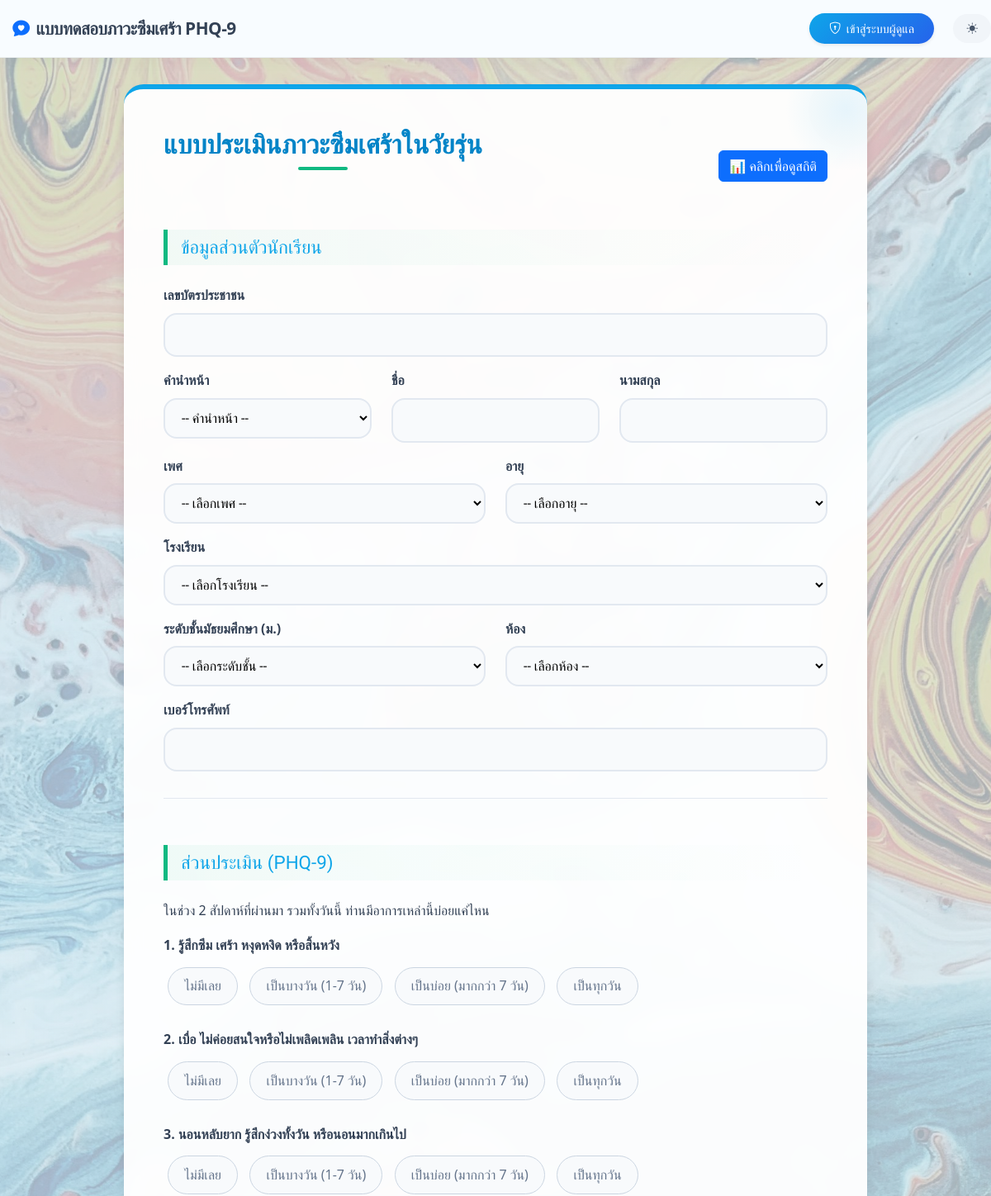
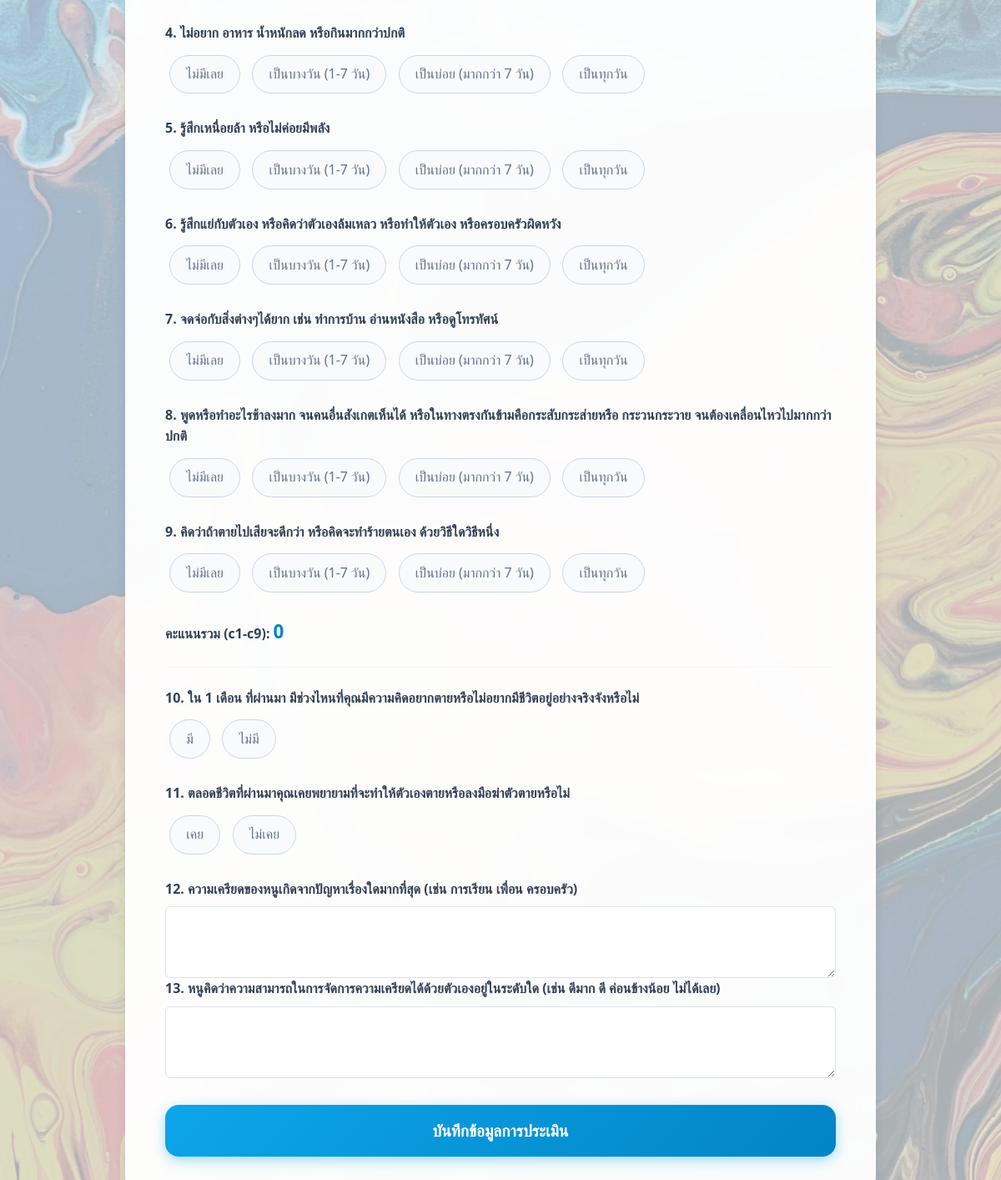
The page / on the database its author committed (2 pictures, top to bottom).
### tables this page shows
CREATE TABLE `phq_question` (
  `id` int(11) NOT NULL,
  `question` text NOT NULL
);

### public/index.php (the view, shortened to what this page needs)
<?php
try {
    $db = Database::connect();
    $db->exec("SET NAMES utf8mb4");
    $sql_phq = "SELECT id, question FROM phq_question WHERE id BETWEEN 1 AND 9 ORDER BY id";
    $stmt_phq = $db->query($sql_phq);
    $phq_questions = $stmt_phq->fetchAll();
} catch (PDOException $e) {
    $message = '<p class="message error">การเชื่อมต่อฐานข้อมูลล้มเหลว: ' . $e->getMessage() . '</p>';
}
?>
<!DOCTYPE html>
<html lang="th">
<head>
    <link href="css/style.css" rel="stylesheet">
    <link rel="stylesheet" href="https://cdn.jsdelivr.net/npm/sweetalert2@11/dist/sweetalert2.min.css">
    <link href="https://cdn.jsdelivr.net/npm/bootstrap@5.3.3/dist/css/bootstrap.min.css" rel="stylesheet">
    <link href="css/index.css" rel="stylesheet">
</head>
<body>
    <?php include 'navbar.php'; ?>
    <div class="main-card">
        <div class="d-flex justify-content-between align-items-center mb-4">
            <h1>แบบประเมินภาวะซึมเศร้าในวัยรุ่น</h1>
            <a href="graphs/dashboard.php" class="btn btn-primary">📊 คลิกเพื่อดูสถิติ</a>
        </div>
        <form action="<?php echo htmlspecialchars($_SERVER["PHP_SELF"]); ?>" method="post">
            <section class="personal-info">
                <h2>ข้อมูลส่วนตัวนักเรียน</h2>
                <div class="form-row">
                    <div class="form-col">
                        <label for="pid">เลขบัตรประชาชน</label>
                        <input type="text" inputmode="numeric" id="pid" name="pid" maxlength="13" oninput="this.value = this.value.replace(/[^0-9]/g, '')" required />
                    </div>
                </div>
                <div class="form-row" style="margin-top: 1rem">
                    <div class="form-col">
                        <label for="prefix_id">คำนำหน้า</label>
                        <select id="prefix_id" name="prefix_id">
                            <option value="">-- คำนำหน้า --</option>
                        </select>
                    </div>
                    <div class="form-col">
                        <label for="firstname">ชื่อ</label>
                        <input type="text" id="firstname" name="firstname" required />
                    </div>
                    <div class="form-col">
                        <label for="lastname">นามสกุล</label>
                        <input type="text" id="lastname" name="lastname" required />
                    </div>
                </div>
                <div class="form-row" style="margin-top: 1rem">
                    <div class="form-col">
                        <label for="gender">เพศ</label>
                        <select id="gender" name="gender" required>
                            <option value="">-- เลือกเพศ --</option>
                        </select>
                    </div>
                    <div class="form-col">
                        <label for="age">อายุ</label>
                        <select id="age" name="age" required>
                            <option value="">-- เลือกอายุ --</option>
                        </select>
                    </div>
                </div>
                <div class="form-row" style="margin-top: 1rem;">
                    <div class="form-col">
                        <label for="school">โรงเรียน</label>
                        <select id="school" name="school" required>
                            <option value="">-- เลือกโรงเรียน --</option>
                        </select>
                    </div>
                </div>
                <div class="form-row" style="margin-top: 1rem;">
                    <div class="form-col">
                        <label for="class_level">ระดับชั้นมัธยมศึกษา (ม.)</label>
                        <select id="class_level" name="class_level" required>
                            <option value="">-- เลือกระดับชั้น --</option>
                        </select>
                    </div>
                    <div class="form-col">
                        <label for="room">ห้อง</label>
                        <select id="room" name="room" required>
                            <option value="">-- เลือกห้อง --</option>
                        </select>
                    </div>
                </div>
                <div class="form-row" style="margin-top: 1rem;">
                    <div class="form-col">
                        <label for="tel">เบอร์โทรศัพท์</label>
                        <input type="text" id="tel" name="tel" inputmode="numeric" pattern="[0-9]{10}" maxlength="10" minlength="10" oninput="this.value = this.value.replace(/[^0-9]/g, '')" title="กรุณากรอกเบอร์โทรศัพท์ 10 หลัก" required />
                    </div>
                </div>
            </section>
            <section class="assessment-section">
                <h2>ส่วนประเมิน (PHQ-9)</h2>
                <p>ในช่วง 2 สัปดาห์ที่ผ่านมา รวมทั้งวันนี้ ท่านมีอาการเหล่านี้บ่อยแค่ไหน</p>
                <?php
                $phq_options = [
                    0 => 'ไม่มีเลย',
                    1 => 'เป็นบางวัน (1-7 วัน)',
                    2 => 'เป็นบ่อย (มากกว่า 7 วัน)',
                    3 => 'เป็นทุกวัน'
                ];
                ?>
                <?php foreach ($phq_questions as $q): ?>
                    <div class="question-group">
                        <label class=""><?= $q['id'] . '. ' . htmlspecialchars($q['question']) ?></label>
                        <div class="radio-group radio-buttons">
                            <?php foreach ($phq_options as $value => $text): ?>
                                <label for="c<?= $q['id'] ?>-<?= $value ?>"><?= $text ?></label>
                            <?php endforeach; ?>
                        </div>
                    </div>
                <?php endforeach; ?>
                <div class="form-group">
                    <p><strong>คะแนนรวม (c1-c9): <span id="score-display" class="score-display">0</span></strong></p>
                </div>
                <hr style="margin: 1.5rem 0; border: 0; border-top: 1px solid #e2e8f0" />
                <div class="question-group">
                    <label>10. ใน 1 เดือน ที่ผ่านมา มีช่วงไหนที่คุณมีความคิดอยากตายหรือไม่อยากมีชีวิตอยู่อย่างจริงจังหรือไม่</label>
                    <div class="radio-group radio-buttons">
                        <input type="radio" id="c10-1" name="c10" value="1" required><label for="c10-1">มี</label>
                        <input type="radio" id="c10-0" name="c10" value="0" required><label for="c10-0">ไม่มี</label>
                    </div>
                </div>
                <div class="question-group">
                    <label>11. ตลอดชีวิตที่ผ่านมาคุณเคยพยายามที่จะทำให้ตัวเองตายหรือลงมือฆ่าตัวตายหรือไม่</label>
                    <div class="radio-group radio-buttons">
                        <input type="radio" id="c11-1" name="c11" value="1" required><label for="c11-1">เคย</label>
                        <input type="radio" id="c11-0" name="c11" value="0" required><label for="c11-0">ไม่เคย</label>
                    </div>
                </div>
                <div class="form-group">
                    <label for="stress">12. ความเครียดของหนูเกิดจากปัญหาเรื่องใดมากที่สุด (เช่น การเรียน เพื่อน ครอบครัว)</label>
                    <textarea id="stress" name="stress" rows="3" class="form-control"></textarea>
                </div>
                <div class="form-group">
                    <label for="manage_stress">13. หนูคิดว่าความสามารถในการจัดการความเครียดได้ด้วยตัวเองอยู่ในระดับใด (เช่น ดีมาก ดี ค่อนข้างน้อย ไม่ได้เลย)</label>
                    <textarea id="manage_stress" name="manage_stress" rows="3" class="form-control"></textarea>
                </div>
            </section>
            <button type="submit" class="submit-btn">บันทึกข้อมูลการประเมิน</button>
        </form>
    </div>
</body>
</html>

### public/css/style.css (style rules this page uses)
:root { --font-family-sans: 'Mitr', sans-serif; --font-family-heading: 'Mitr', sans-serif; }
body { background-color: #BBE0EF; position: relative; background-attachment: fixed; font-family: var(--font-family-sans); }
h1, h2, h3, h4, h5, h6, .h1, .h2, .h3, .h4, .h5, .h6 { font-family: var(--font-family-heading); }
body::before { content: ""; position: fixed; top: 0; left: 0; width: 100%; height: 100%; background-image: url('../image/bg_login.jpg'); background-size: cover; background-position: center; background-repeat: no-repeat; opacity: 0.30; z-index: -1; }

### public/css/index.css (style rules this page uses)
:root { --primary-color: #0ea5e9; --primary-dark: #0284c7; --secondary-color: #10b981; --accent-color: #8b5cf6; --text-color: #334155; --text-muted: #64748b; --card-bg: rgba(255, 255, 255, 0.95); --shadow-md: 0 10px 15px -3px rgba(0, 0, 0, 0.1), 0 4px 6px -2px rgba(0, 0, 0, 0.05); --radius-md: 1rem; --radius-lg: 1.5rem; }
* { box-sizing: border-box; }
body { color: var(--text-color); min-height: 100vh; margin: 0; padding-bottom: 3rem; line-height: 1.6; background: linear-gradient(120deg, #e0f2fe 0%, #f0f9ff 100%); background-attachment: fixed; }
.main-card { max-width: 900px; width: 95%; margin: 2rem auto; background-color: var(--card-bg); backdrop-filter: blur(10px); border-radius: var(--radius-lg); box-shadow: var(--shadow-md); padding: 3rem; border-top: 6px solid var(--primary-color); animation: slideUpFade 0.8s cubic-bezier(0.16, 1, 0.3, 1) forwards; position: relative; overflow: hidden; }
.main-card::before { content: ''; position: absolute; top: -50px; right: -50px; width: 150px; height: 150px; background: radial-gradient(circle, var(--primary-color) 0%, transparent 70%); opacity: 0.1; border-radius: 50%; pointer-events: none; }
h1 { text-align: center; color: var(--primary-dark); font-weight: 700; margin-bottom: 2.5rem; font-size: 2rem; position: relative; }
h1::after { content: ''; display: block; width: 60px; height: 4px; background: var(--secondary-color); margin: 0.5rem auto 0; border-radius: 2px; }
h2 { font-size: 1.4rem; color: var(--primary-color); margin-bottom: 1.5rem; border-left: 5px solid var(--secondary-color); padding-left: 1rem; margin-top: 2rem; background: linear-gradient(90deg, rgba(16, 185, 129, 0.05) 0%, transparent 100%); padding-top: 0.5rem; padding-bottom: 0.5rem; border-radius: 0 10px 10px 0; }
.form-row { display: flex; gap: 1.5rem; flex-wrap: wrap; }
.form-col { flex: 1; min-width: 220px; }
label { display: block; margin-bottom: 0.5rem; font-weight: 600; color: var(--text-color); }
input[type="text"], input[type="number"], select, textarea { width: 100%; padding: 0.75rem 1rem; border: 2px solid #e2e8f0; border-radius: var(--radius-md); font-family: 'Sarabun', sans-serif; font-size: 1rem; transition: all 0.3s; background-color: #f8fafc; }
button.submit-btn { display: block; width: 100%; padding: 1rem; background: linear-gradient(135deg, var(--primary-color) 0%, var(--primary-dark) 100%); color: white; border: none; border-radius: var(--radius-md); font-size: 1.2rem; font-weight: 600; cursor: pointer; margin-top: 2rem; transition: all 0.3s ease; box-shadow: 0 4px 15px rgba(14, 165, 233, 0.4); }
.assessment-section { margin-top: 2rem; padding-top: 1.5rem; border-top: 1px solid #e2e8f0; }
.question-group { margin-bottom: 1.5rem; }
.radio-buttons label { display: inline-block; background-color: #f8fafc; padding: 0.6rem 1.2rem; border: 1px solid #cbd5e1; border-radius: 50px; cursor: pointer; margin: 5px; transition: all 0.2s ease-in-out; font-weight: 500; color: var(--text-muted); }
.score-display { font-size: 1.4rem; font-weight: bold; color: var(--primary-dark); }

### rows shown on the page
phq_question: id "1", question "รู้สึกซึม เศร้า หงุดหงิด หรือสิ้นหวัง", text "ไม่มีเลย", text "เป็นบางวัน (1-7 วัน)", text "เป็นบ่อย (มากกว่า 7 วัน)", text "เป็นทุกวัน"
phq_question: id "2", question "เบื่อ ไม่ค่อยสนใจหรือไม่เพลิดเพลิน เวลาทำสิ่งต่างๆ", text "ไม่มีเลย", text "เป็นบางวัน (1-7 วัน)", text "เป็นบ่อย (มากกว่า 7 วัน)", text "เป็นทุกวัน"
phq_question: id "3", question "นอนหลับยาก รู้สึกง่วงทั้งวัน หรือนอนมากเกินไป", text "ไม่มีเลย", text "เป็นบางวัน (1-7 วัน)", text "เป็นบ่อย (มากกว่า 7 วัน)", text "เป็นทุกวัน"
phq_question: id "4", question "ไม่อยาก อาหาร น้ำหนักลด หรือกินมากกว่าปกติ", text "ไม่มีเลย", text "เป็นบางวัน (1-7 วัน)", text "เป็นบ่อย (มากกว่า 7 วัน)", text "เป็นทุกวัน"
phq_question: id "5", question "รู้สึกเหนื่อยล้า หรือไม่ค่อยมีพลัง", text "ไม่มีเลย", text "เป็นบางวัน (1-7 วัน)", text "เป็นบ่อย (มากกว่า 7 วัน)", text "เป็นทุกวัน"
phq_question: id "6", question "รู้สึกแย่กับตัวเอง หรือคิดว่าตัวเองล้มเหลว หรือทำให้ตัวเอง หรือครอบครัวผิดหวัง", text "ไม่มีเลย", text "เป็นบางวัน (1-7 วัน)", text "เป็นบ่อย (มากกว่า 7 วัน)", text "เป็นทุกวัน"
phq_question: id "7", question "จดจ่อกับสิ่งต่างๆได้ยาก เช่น ทำการบ้าน อ่านหนังสือ หรือดูโทรทัศน์", text "ไม่มีเลย", text "เป็นบางวัน (1-7 วัน)", text "เป็นบ่อย (มากกว่า 7 วัน)", text "เป็นทุกวัน"
phq_question: id "8", question "พูดหรือทำอะไรช้าลงมาก จนคนอื่นสังเกตเห็นได้ หรือในทางตรงกันข้ามคือกระสับกระส่ายหรือ กระวนกระวาย จนต้องเคลื่อนไหวไปมากกว่าปกติ", text "ไม่มีเลย", text "เป็นบางวัน (1-7 วัน)", text "เป็นบ่อย (มากกว่า 7 วัน)", text "เป็นทุกวัน"
phq_question: id "9", question "คิดว่าถ้าตายไปเสียจะดีกว่า หรือคิดจะทำร้ายตนเอง ด้วยวิธีใดวิธีหนึ่ง", text "ไม่มีเลย", text "เป็นบางวัน (1-7 วัน)", text "เป็นบ่อย (มากกว่า 7 วัน)", text "เป็นทุกวัน"
